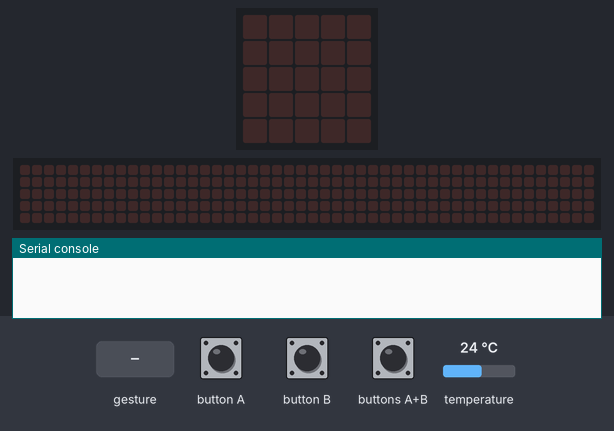
A program run on a simulated BBC micro:bit (MakeCode). Shown: the board's 5×5 LED display, a strip that is not on the board, showing the scrolling text unrolled, the last lines printed to the serial console. Inputs (shaded band) come from the test bench; at power-on: temperature 24 °C. A tilt is held for 1.5 s and a shake lasts 1 s, then the board lies face up again; the 48×5 strip is a reading aid, not a part: it shows the text the display is scrolling, unrolled, one strip-width of it at a time.

Above: at 1.2 s.
1.3 s: buttons A+B pressed for 0.15 s
At 2.5 s:
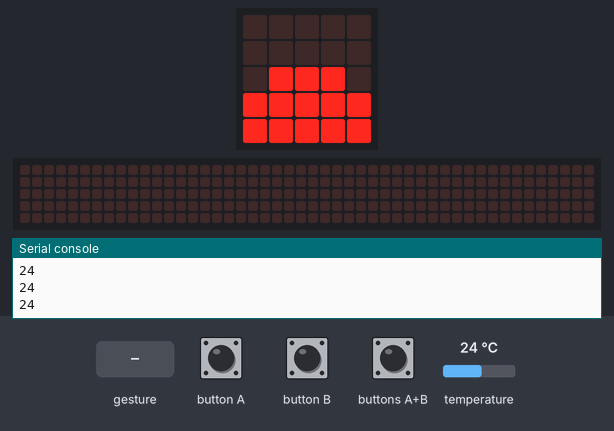
2.9 s: gesture 'shake'
At 5.65 s:
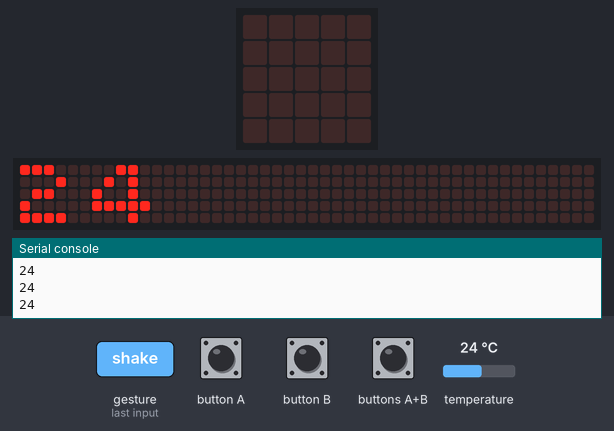
5.9 s: buttons A+B pressed for 1 s
At 6.8 s:
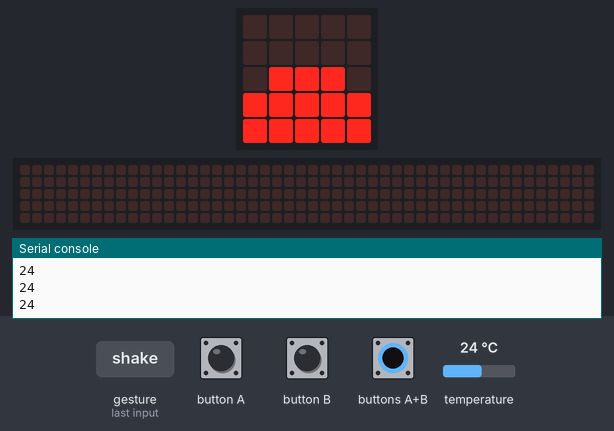
Timing chart, 0 to 8.9 s (numbered marks = the images above; inputs shaded):
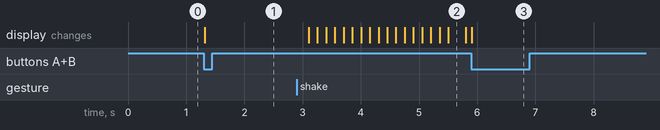

The program:

main.ts
```typescript
let temperatura = 0
basic.forever(function () {
    temperatura = input.temperature()
    if (input.isGesture(Gesture.Shake)) {
        basic.showNumber(temperatura)
    }
    if (input.buttonIsPressed(Button.AB)) {
        led.plotBarGraph(
        temperatura,
        50
        )
    }
})
```

test.ts
```typescript
// aquí va el archivo "tests"; esto no se compilará cuando este paquete se utilice como una extensión.
```

Measured:
- after the input at 1.3 s, the display: changes at once (image 1)
- after the input at 2.9 s, the display: first changes after 0.20 s (image 2 shows a later state)
- after the input at 5.9 s, the display: changes at once (image 3)
